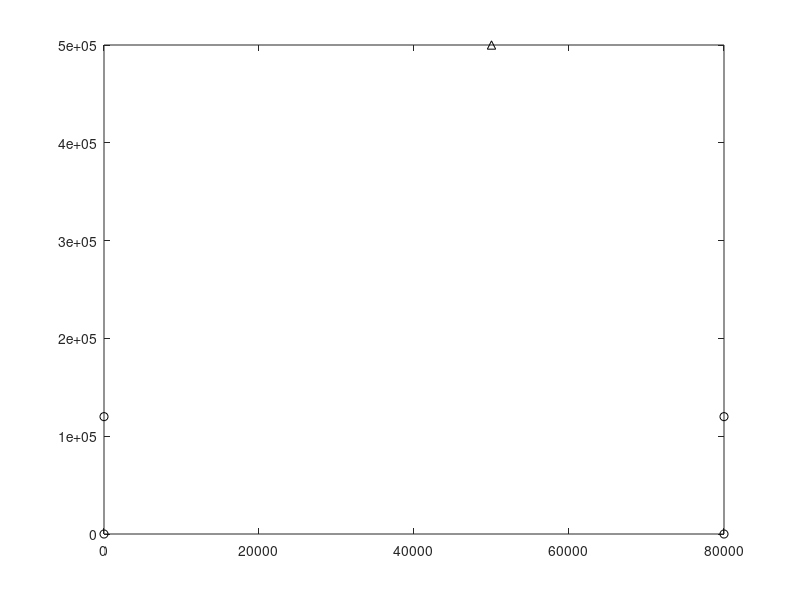

Here is the MATLAB script that generated this plot: (Note: this script raises an error after producing the figure.)

%% Figure 4, Hybrid Geometry (recreation of figure 13.1)
%x_source = [2;4]; % Transmitter/source
x_source = [50e3; 500e3];
v_sensor = [10, 10; 10, 10; 10,10; 10,10]';
x_sensor = [0, 0; 80e3, 0; 80e3, 120e3; 0, 120e3]';



fig4=figure;
plot(x_source(1),x_source(2),'k^','DisplayName','Source');
hold on;

% Position Markers
plot(x_sensor(1,:),x_sensor(2,:),'ko','DisplayName','Sensors');

% Draw velocity arrows
% drawArrow(x_sensor(1,1)+[0 v_sensor(1,1)]/4,x_sensor(2,1)+[0 v_sensor(2,1)]/4);
% drawArrow(x_sensor(1,2)+[0 v_sensor(1,2)]/4,x_sensor(2,2)+[0 v_sensor(2,2)]/4);
% drawArrow(x_sensor(1,3)+[0 v_sensor(1,3)]/4,x_sensor(2,3)+[0 v_sensor(2,3)]/4);
% drawArrow(x_sensor(1,4)+[0 v_sensor(1,4)]/4,x_sensor(2,4)+[0 v_sensor(2,4)]/4);
% % -- Direction of Arrival
% 
% % Compute Ranges
% r = utils.rng(x_sensor,x_source);
% 
% % Error Values
% epsang = 5*pi/180;
% 
% % Find AOA 
% lob = x_source - x_sensor;
% psi = atan2(lob(2,:),lob(1,:));
% 
% xaoa1 = x_sensor(:,1) + [0 cos(psi(1));0 sin(psi(1))]*5*r(1);
% xaoap1 = x_sensor(:,1) + [0 cos(psi(1)+epsang);0 sin(psi(1)+epsang)]*5*r(1);
% xaoam1 = x_sensor(:,1) + [0 cos(psi(1)-epsang);0 sin(psi(1)-epsang)]*5*r(1);
% lobFill1 = cat(2,xaoap1,fliplr(xaoam1),xaoap1(:,1));
% 
% xaoa2 = x_sensor(:,2) + [0 cos(psi(2));0 sin(psi(2))]*5*r(2);
% xaoap2 = x_sensor(:,2) + [0 cos(psi(2)+epsang);0 sin(psi(2)+epsang)]*5*r(2);
% xaoam2 = x_sensor(:,2) + [0 cos(psi(2)-epsang);0 sin(psi(2)-epsang)]*5*r(2);
% lobFill2 = cat(2,xaoap2,fliplr(xaoam2),xaoap2(:,1));
% 
% % LOBs
% plot(xaoa1(1,:),xaoa1(2,:),'k-','DisplayName','Line of Bearing');
% hdl2=plot(xaoa2(1,:),xaoa2(2,:),'k-');
% utils.excludeFromLegend(hdl2);

% -- Time Difference of Arrival
% Initialize Detector/Source Locations

% Isochrones
dr1 = rngDiff(x_source,x_sensor(:,1),x_sensor(:,2)); %between 1&2
dr2 = rngDiff(x_source,x_sensor(:,1),x_sensor(:,3));% between 1&3
dr3 = rngDiff(x_source,x_sensor(:,1),x_sensor(:,4));% between 1&4
%dr3 = rngDiff(x_source,x_sensor(:,1),x_sensor(:,3));% between 1&3
xiso1 = drawIsochrone(x_sensor(:,1),x_sensor(:,2),dr1,15000,800e3);%between 1&2
xiso2 = drawIsochrone(x_sensor(:,1),x_sensor(:,3),dr2,15000,800e3);% between 1&3
xiso3 = drawIsochrone(x_sensor(:,1),x_sensor(:,4),dr3,15000,800e3);% between 1&3
plot(xiso1(1,:),xiso1(2,:),'m--','LineWidth',1.3,'DisplayName','Line of Constant TDOA-12'); hold on;
hiso2=plot(xiso2(1,:),xiso2(2,:),'r:','LineWidth',1.3,'DisplayName','Line of Constant TDOA-13'); hold on;
hiso3=plot(xiso3(1,:),xiso3(2,:),'b:','LineWidth',1.3,'DisplayName','Line of Constant TDOA-14'); hold on;
%excludeFromLegend(hiso2);
% text(.5,-.5,'TDOA Solution');

% Isochrone Labels
% text(mean([x_sensor1(1),x_sensor2(1)]),mean([x_sensor1(2),x_sensor2(2)])-.2,'$TDOA_{1,2}$');
% text(mean([x_sensor2(1),x_sensor3(1)])+.3,mean([x_sensor2(2),x_sensor3(2)]),'$TDOA_{2,3}$');

% -- Frequency Difference of Arrival

% Draw isodoppler line
 text(x_sensor(1,1)-.2,x_sensor(2,1)-.2,'$S_1$','FontSize',10);
 text(x_sensor(1,2)-.2,x_sensor(2,2)-.2,'$S_2$','FontSize',10);
 text(x_sensor(1,3)-.2,x_sensor(2,3)-.2,'$S_3$','FontSize',10);
 text(x_sensor(1,4)-.2,x_sensor(2,4)-.2,'$S_3$','FontSize',10);
% Draw velocity arrows
 drawArrow(x_sensor(1,1)+[0 v_sensor(1,1)]/4,x_sensor(2,1)+[0 v_sensor(2,1)]/4);
 drawArrow(x_sensor(1,2)+[0 v_sensor(1,2)]/4,x_sensor(2,2)+[0 v_sensor(2,2)]/4);
 drawArrow(x_sensor(1,3)+[0 v_sensor(1,3)]/4,x_sensor(2,3)+[0 v_sensor(2,3)]/4);

% Draw isodoppler line S12
vdiff12 = utils.dopDiff(x_source,[0 0]',x_sensor(:,1),v_sensor(:,1),x_sensor(:,2),v_sensor(:,2),3e8);
x_isodop12 = fdoa.drawIsodop(x_sensor(:,1),v_sensor(:,1),x_sensor(:,2),v_sensor(:,2),vdiff12,1000,800e3);
plot(x_isodop12(1,:),x_isodop12(2,:),'-.','LineWidth',1.3,'DisplayName','Line of Constant FDOA-12');
%text(-1,2.7,'$S_{12}$ Solution','FontSize',10);

% Draw isodoppler line S23
vdiff23 = utils.dopDiff(x_source,[0 0]',x_sensor(:,2),v_sensor(:,2),x_sensor(:,3),v_sensor(:,3),3e8);
x_isodop23 = fdoa.drawIsodop(x_sensor(:,2),v_sensor(:,2),x_sensor(:,3),v_sensor(:,3),vdiff23,1000,800e3);
hh=plot(x_isodop23(1,:),x_isodop23(2,:),'g-.','LineWidth',1.3,'DisplayName','Line of Constant FDOA-23');

%plot(x,y,'--gs', 'LineWidth',2,'MarkerSize',10,'MarkerEdgeColor','b',...'MarkerFaceColor',[0.5,0.5,0.5])
%excludeFromLegend(hh);
%text(1.5,.85,'$S_{23}$ Solution','FontSize',10);
% vdiff1 = dopDiff(x_source,[0 0]',x_sensor(:,1),v_sensor(:,1),x_sensor(:,2),v_sensor(:,2),1.62025e8);% between 1&2
% vdiff2 = dopDiff(x_source,[0 0]',x_sensor(:,2),v_sensor(:,2),x_sensor(:,3),v_sensor(:,3),1.62025e8);% between 2&3
% vdiff3 = dopDiff(x_source,[0 0]',x_sensor(:,3),v_sensor(:,3),x_sensor(:,4),v_sensor(:,4),1.62025e8);% between 3&4
% x_isodop1 = drawIsodop(x_sensor(:,1),v_sensor(:,1),x_sensor(:,2),v_sensor(:,2),vdiff1,1500,600e3);
% x_isodop2 = drawIsodop(x_sensor(:,2),v_sensor(:,2),x_sensor(:,3),v_sensor(:,3),vdiff2,1500,600e3);
% x_isodop3 = drawIsodop(x_sensor(:,3),v_sensor(:,3),x_sensor(:,4),v_sensor(:,4),vdiff3,1500,600e3);
% plot(x_isodop1(1,:),x_isodop1(2,:),'-.','DisplayName','Line of Constant FDOA-12');
% %plot(x_isodop2(1,:),x_isodop2(2,:),'-.','DisplayName','Line of Constant FDOA-23');
% %plot(x_isodop3(1,:),x_isodop3(2,:),'-.','DisplayName','Line of Constant FDOA-34');
% % text(.5,4.1,'FDOA Solution');

xlim([-300e3 350e3]);
ylim([-600e3 750e3]);
% ylim([-5 5]);
% xlim([-2 4]);
legend('Location','SouthWest');

%setPlotStyle(gca,{'clean','widescreen','tight'});
%exportPlot(fig4,[prefix '4']);
%--------------------------------------------------------------------------

% %% Figure 3, FDOA Geometry (recreation of figure 12.1)
% 
% % Draw Geometry
% 
% 
% text(x_sensor(1,1)-.2,x_sensor(2,1)-.2,'$S_1$','FontSize',10);
% text(x_sensor(1,2)-.2,x_sensor(2,2)-.2,'$S_2$','FontSize',10);
% text(x_sensor(1,3)-.2,x_sensor(2,3)-.2,'$S_3$','FontSize',10);
% 
% % Draw velocity arrows
% drawArrow(x_sensor(1,1)+[0 v_sensor(1,1)]/4,x_sensor(2,1)+[0 v_sensor(2,1)]/4);
% drawArrow(x_sensor(1,2)+[0 v_sensor(1,2)]/4,x_sensor(2,2)+[0 v_sensor(2,2)]/4);
% drawArrow(x_sensor(1,3)+[0 v_sensor(1,3)]/4,x_sensor(2,3)+[0 v_sensor(2,3)]/4);
% 
% % Draw isodoppler line S12
% vdiff12 = utils.dopDiff(x_source,[0 0]',x_sensor(:,1),v_sensor(:,1),x_sensor(:,2),v_sensor(:,2),3e8);
% x_isodop12 = fdoa.drawIsodop(x_sensor(:,1),v_sensor(:,1),x_sensor(:,2),v_sensor(:,2),vdiff12,1000,800e3);
% plot(x_isodop12(1,:),x_isodop12(2,:),'-.','DisplayName','Line of Constant FDOA');
% text(-1,2.7,'$S_{12}$ Solution','FontSize',10);
% 
% % Draw isodoppler line S23
% vdiff23 = utils.dopDiff(x_source,[0 0]',x_sensor(:,2),v_sensor(:,2),x_sensor(:,3),v_sensor(:,3),3e8);
% x_isodop23 = fdoa.drawIsodop(x_sensor(:,2),v_sensor(:,2),x_sensor(:,3),v_sensor(:,3),vdiff23,1000,800e3);
% hh=plot(x_isodop23(1,:),x_isodop23(2,:),'-.');
% excludeFromLegend(hh);
% text(1.5,.85,'$S_{23}$ Solution','FontSize',10);



%--------------------------------------------------------------------------

function r = rng(x1,x2)
% r = rng(x1,x2)
%
% Computes the range between two N-dimensional position vectors, using
% the Euclidean (L2) norm.
%
% Inputs:
%
%   x1          NxM1 matrix of N-dimensional positions
%   x2          NxM2 matrix of N-dimensional positions
%
% Outputs:
%
%   r           M1xM2 matrix of pair-wise ranges
%
% Nicholas O'Donoughue
% 1 July 2019

% Find the input dimensions and test for compatibility
[N1,M1] = size(x1);
[N2,M2] = size(x2);
if N1~=N2
    fprintf('Error; first dimension of x1 and x2 must match.\n');
end

% Reshape the inputs
x1 = reshape(x1,[N1,M1]);
x2 = reshape(x2,[N1,1,M2]);

% Compute the Euclidean Norm
r = reshape(sqrt(sum(abs(bsxfun(@minus,x1,x2)).^2,1)),[M1,M2]);

end

%------------------------------------------------------------------------
function dr = rngDiff(x0,x1,x2)
% dr = rngDiff(x0,x1,x2)
%
% Computes the difference in range from the reference input (x0) to each
% of the input vectors x1 and x2.  Difference is taken as the range from 
% x0 to each column in x2 minus the range from x0 to each column in x1, 
% pair-wise.
%
% The first dimension of all three inputs must match.  The dimensions of
% x1 and x2 determine the dimensions of the output dr.
%
% Inputs:
%
%   x0      Nx1 reference position
%   x1      NxM1 vector of test positions
%   x2      NxM2 vector of test positions
%
% Outputs:
%
%   dr      M1xM2 matrix of range differences
%
% Nicholas O'Donoughue
% 1 July 2019

% Compute the range from the reference position to each of the set of
% test positions
r1 = utils.rng(x0,x1); % 1xM1
r2 = utils.rng(x0,x2); % 1xM2

% Take the difference, with appropriate dimension reshaping
dr = bsxfun(@minus,r2(:)',r1(:));
end
%-------------------------------------------------------------------------
function iso = drawIsochrone(x1,x2,rdiff,numPts,maxOrtho)
% iso = drawIsochrone(x1,x2,rdiff,numPts,maxOrtho)
%
% Finds the isochrone with the stated range difference from points x1
% and x2.  Generates an arc with 2*numPts-1 points, that spans up to
% maxOrtho distance from the intersection line of x1 and x2
%
% Inputs:
%   x1          Sensor position 1
%   x2          Sensor position 2
%   rdiff       Desired isochrone range difference
%   numPts      Number of points to draw
%   maxOrtho    Maximum offset (orthogonal to the line connecting x1 and
%               x2) at which points should be drawn
%
% Outputs:
%   iso         2 x numPts array of isochrone coordinates
%
% Nicholas O'Donoughue
% 1 July 2019

% Generate pointing vectors u and v in rotated coordinate space
%  u = unit vector from x1 to x2
%  v = unit vector orthogonal to u
rotMat = [0,1; -1,0];
R = utils.rng(x1,x2);
u = (x2-x1)/R;
v = rotMat*u;

xProj = [u v];

% Position of reference points in uv-space
x1uv = [0;0];
x2uv = [R;0];

% Initialize isochrone positions in uv-space
vv = linspace(0,maxOrtho,numPts);
uu = zeros(size(vv));
uu(1) = (R-rdiff)/2;
xuv = [uu; vv];

% Integrate over points, search for isochrone position
maxIter = 10000;

for i=1:numPts
    if i>1
        xuv(1,i) = xuv(1,i-1); % Initialize u position with previous value
    end
    
    offset = R;
    numIter = 1;
    
    while offset > R/10000 && numIter <= maxIter
        numIter = numIter + 1;
        
        rdiff0 = utils.rngDiff(xuv(:,i),x1uv,x2uv);
        offset = rdiff0-rdiff;
        
        xuv(1,i) = xuv(1,i)+offset;
    end
end

% Isochrone is symmetric about u axis
    % Flip the u axis, flip and negate v
xuv = [fliplr([xuv(1,2:end);-xuv(2,2:end)]),xuv];

% Convert to x/y space and re-center at origin
iso = xProj*xuv + x1;
    
end

%------------------------------------------------------------------------

function hdl = drawArrow(x,y,maxHeadSize)
% hdl = drawArrow(x,y,maxHeadSize)
%
% Draw an arrow on the current axes, with the provided coordinates.  Used
% as an alternative to the annotation function.  Uses the quiver function
% to draw the arrows.
%
% INPUTS:
%   x               2-element vector of x coordinate start/end positions
%   y               2-element vector of y coordinate start/end positions
%   maxHeadSize     Maximum head size, in points
%
% OUTPUTS:
%   hdl             Handle object for arrow drawn
%
% Nicholas O'Donoughue
% 1 July 2019

if nargin < 3 || isempty(maxHeadSize)
    maxHeadSize=5;
end

hdl = quiver(x(1),     y(1),...
            x(2)-x(1),y(2)-y(1),...
            0,'MaxHeadSize',maxHeadSize );
hdl.LineStyle='-';
hdl.Color=[0 0 0];

%% Remove the arrow from legend entries
excludeFromLegend(hdl);
end
%------------------------------------------------------------------------
function excludeFromLegend(graphObj)
% excludeFromLegend(graphObj)
%
% Modifies the supplied graphics object such that it will not appead in a
% legend; useful for plotting annotations that do not belong in the legend,
% such as dashed lines between a label and the appropriate line or
% marker.
%
% The handles are returned from the plotting command that was used to
% generate them, such as
%   h = plot(...)
% or
%   h = text(...)
%
% Alternatively, an axis object can be searched with the findall or findobj
% commands, such as:
%   h1 = findall(gcf);
%   h2 = findall(gcf,'Type','text');
%   h3 = findobj(gcf,'Type','text');
%
% If multiple graph objects are input the command is applied to each.
%
% Inputs:
%   graphObj        Graphics object handles (scalar or array)
%
% Nicholas O'Donoughue
% 1 July 2019

if numel(graphObj)>1
    arrayfun(@(x) utils.excludeFromLegend(x),graphObj);
    return;
end

% Graphics Objects have an Annotation property.
% Within the Annotation object, there is a LegendInformation Property.
% The LegendInformation object has an IconDisplayStyle property.
%
% Set that IconDisplayProperty to 'off' and a graphics object will be
% excluded from legends
graphObj.Annotation.LegendInformation.IconDisplayStyle = 'off';

end
%------------------------------------------------------------------------
function setPlotStyle(ax,styleName)
% setPlotStyle(ax,styleName)
%
% Preset script for various plot styles, to handle quick setting of
% common parameters, such as "clean" for drawings with no need to mark the
% axes.
%
% If styleName is a cell array of strings, each string is interpreted, in
% order.  This gives preference to the last element in the array, which may
% override settings called by prior elements.
%
% Where possible, the visibility of an axis element is adjusted, rather
% than its presence; to allow for toggling by later commands.
%
% Inputs:
%
%   ax          Axis handle to modify
%   styleName   String or cell array of strings.  Valid options include:
%                   'clean'     strips axes
%                   'notick'    removes numbers and ticks, but leaves axes
%                   'equal'     sets scale equal for x and y axes
%                   'widescreen'sets the plot dimensions to a 16:9 format
%                   'tight'     minimizes white space outside axes
%
% Nicholas O'Donoughue
% 1 July 2019


% Iterate over comma-separated lists; in order.
if iscell(styleName)
    cellfun(@(x) utils.setPlotStyle(ax,x),styleName);
    return;
end

switch styleName
    case 'clean'
        % Remove the tick marks and grid
%        grid(ax,'off');
%        set(ax,'xtick',[]);
%        set(ax,'ytick',[]);
%        set(ax,'xticklabel',[]);
%        set(ax,'yticklabel',[]);
        ax.Visible ='off';
        
        if ~isempty(ax.Legend)
            ax.Legend.Box = 'off';
        end
    
    case 'notick'
        set(ax,'xticklabel',[]);
        set(ax,'yticklabel',[]);
        
    case 'box only'
        set(ax,'xticklabel',[]);
        set(ax,'yticklabel',[]);
        grid(ax,'off');
        
    case 'equal'
        axis(ax,'equal');
        
        % Set figure size to square
        %posVec = get(ax.Parent,'Position');
        %posVec(4)=posVec(3);
        %set(ax.Parent,'Position',posVec);
        
        % Set axes position to square
        %posVec = get(ax,'OuterPosition');
        %posVec(4) = posVec(3);
        %set(ax,'OuterPosition',posVec);
    case 'widescreen'
        % 16:9 format
        
        % Set figure size
        posVec = get(ax.Parent,'Position');
        posVec(4) = 9*posVec(3)/16;
        set(ax.Parent,'Position',posVec);
        
        % Set axis position
        posVec = get(ax,'OuterPosition');
        posVec(4) = 9*posVec(3)/16;
        set(ax,'OuterPosition',posVec);
    case 'tight'
        outerpos = ax.OuterPosition;
        ti = ax.TightInset; 
        left = outerpos(1) + ti(1);
        bottom = outerpos(2) + ti(2);
        ax_width = outerpos(3) - ti(1) - ti(3);
        ax_height = outerpos(4) - ti(2) - ti(4);
        ax.Position = [left bottom ax_width ax_height];
end
end


%-------------------------------------------------------------------------
function exportPlot(fig,fnm)
% exportPlot(fig,fnm)
%
% Exports a plot to file using the desired resolution and format for
% inclusion in a textbook.
%
% Currently exports both .Fig and .EPS files with 1200 dpi resolution.
%
% Inputs:
%   fig         Figure handle to export
%   fnm         Filename, including directory
%
% Nicholas O'Donoughue
% 1 July 2019

fig.InvertHardcopy = 'off';

saveas(fig,[fnm '.fig']);
print(fig,fnm,'-depsc','-r1200','-painters');
print(fig,fnm,'-dpng','-r1200');

end

%------------------------------------------------------------------------
function ddop = dopDiff(x0,v0,x1,v1,x2,v2,f)
% ddop = dopDiff(x0,v0,x1,v1,x2,v2,f)
%
% Computes the difference in Doppler shift between reference and test 
% sensor pairs and a source.  The two sets of sensor positions (x1 and x2)
% must have the same size.  Corresponding pairs will be compared.
%
% INPUTS:
%   x0      Position vector for N sources (nDim x N), in m
%   v0      Velocity vector for N sources (nDim x N), in m/s
%   x1      Position vector for M reference sensors (nDim x M), in m
%   v1      Velocity vector for M reference sensors (nDim x M), in m/s
%   x2      Position vector for M test sensors (nDim x M), in m
%   v2      Velocity vector for M test sensors (nDim x M), in m/s
%   f       Carrier frequency, in Hertz
%
% OUTPUTS:
%   ddop    Different Doppler shift (N x M), in Hertz
%
% Nicholas O'Donoughue
% 1 July 2019

% Compute Doppler velocity from reference to each set of test positions
dop1 = dop(x0,v0,x1,v1,f); % N x M
dop2 = dop(x0,v0,x2,v2,f); % N x M

% Doppler difference
ddop = dop2 - dop1;
end
%-------------------------------------------------------------------------

function fd = dop(x1,v1,x2,v2,f)
% fd = dop(x1,v1,x2,v2,f)
%
% Given source and sensor at position x1 and x2 with velocity v1 and v2,
% compute the Doppler velocity shift
%
% INPUTS
%   x1      Position vector of N sources (nDim x N), in m
%   v1      Velocity vector of N sources (nDim x N), in m/s
%   x2      Position vector of M sensors (nDim x M), in m
%   v2      Velocity vector of M sensors (nDim x M), in m/s
%   f       Carrier frequency, in Hertz
%
% OUTPUTS
%   fd      Doppler shift for each source, sensor pair (N x M), in Hertz
%
% Nicholas O'Donoughue
% 1 July 2019

% Reshape inputs
[nDim,N] = size(x1);
[nDim2,M] = size(x2);

x1 = reshape(x1',N,1,nDim);
v1 = reshape(v1',[],1,nDim);
x2 = reshape(x2',1,M,nDim2);
v2 = reshape(v2',1,[],nDim2);

if nDim~=nDim2
    fprintf('Error: input dimensions do not match.');
    fd = [];
    return
end

% Unit vector from x1 to x2
u12 = (x2-x1)./sqrt(sum(abs(x2-x1).^2,3));
u21 = -u12;

% x1 velocity towards x2
vv1 = sum(v1.*u12,3);
vv2 = sum(v2.*u21,3);

% Sum of combined velocity
v = vv1 + vv2;

% Convert to Doppler
c = 3e8;
fd = f .* (1+ v./c);
end
%------------------------------------------------------------------------

function xy_iso = drawIsodop(x1,v1,x2,v2,vdiff,numPts,maxOrtho)
% xy_iso = drawIsodop(x1,v1,x2,v2,vdiff,numPts,maxOrtho)
%
% Finds the isochrone with the stated range rate difference from points x1
% and x2.  Generates an arc with 2*numPts-1 points, that spans up to
% maxOrtho distance from the intersection line of x1 and x2
%
% Inputs:
%   x1          Position of first sensor (Ndim x 1) [m]
%   v1          Velocity vector of first sensor (Ndim x 1) [m/s]
%   x2          Position of second sensor (Ndim x 1) [m]
%   v2          Velocity vector of second sensor (Ndim x 1) [m/s]
%   vdiff       Desired velocity difference [m/s]
%   numPts      Number of points to compute
%   maxOrtho    Maximum offset from line of sight between x1 and x2 [m]
%
% Outputs:
%   x_iso       2 x numPts iso doppler contour [m]
%
% Nicholas O'Donoughue
% 1 July 2019

% Set frequency to 3e8, so that c/f_0 is unity, and output of utils.dopDiff
% is velocity difference [m/s]
f_0 = 3e8;

%% Set up test points
xx_vec = maxOrtho(:).*repmat(linspace(-1,1,numPts),2,1);
x_vec = xx_vec(1,:);
y_vec = xx_vec(2,:);
[XX,YY] = meshgrid(xx_vec(1,:),xx_vec(2,:));
x_plot = [XX(:),YY(:)]'; % numPts^2 x 2

df_plot = dopDiff(x_plot,[0 0]',x1,v1,x2,v2,f_0);
    % numPts^2 x (N-1)
    
    
%% Compute contour
fig00=figure;
[cc,hh] = contour(x_vec,y_vec,reshape(df_plot,numPts,numPts),[vdiff vdiff]);
% Close the figure generated
close(fig00);

x_iso=cc(1,:);
y_iso=cc(2,:);

%% Filter points out of bounds
out_of_bounds = abs(x_iso) > maxOrtho | abs(y_iso) > maxOrtho;
x_iso = x_iso(~out_of_bounds);
y_iso = y_iso(~out_of_bounds);

xy_iso = cat(1, x_iso(:)', y_iso(:)');
end
%-----------------------------------------------------------------------



